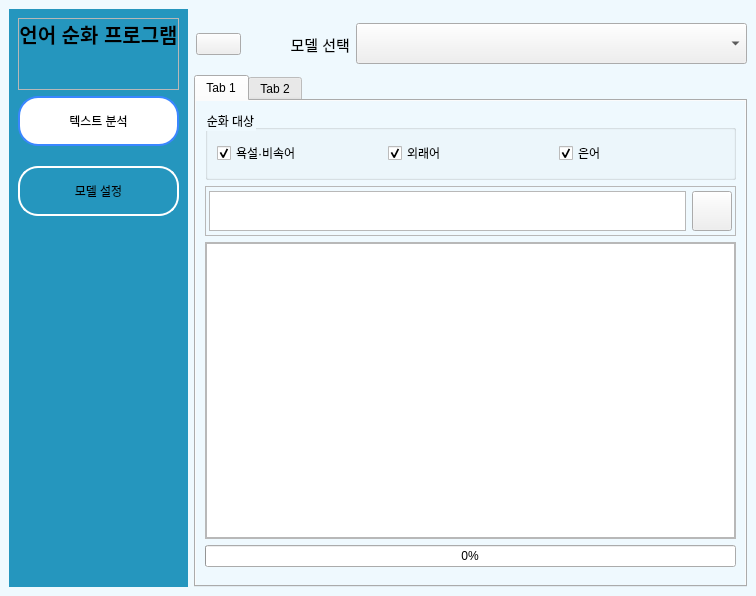
<?xml version="1.0" encoding="UTF-8"?>
<ui version="4.0">
 <class>MainWindow</class>
 <widget class="QMainWindow" name="MainWindow">
  <property name="geometry">
   <rect>
    <x>0</x>
    <y>0</y>
    <width>756</width>
    <height>596</height>
   </rect>
  </property>
  <property name="minimumSize">
   <size>
    <width>756</width>
    <height>596</height>
   </size>
  </property>
  <property name="windowTitle">
   <string>MainWindow</string>
  </property>
  <widget class="QWidget" name="centralwidget">
   <property name="styleSheet">
    <string notr="true">*{
	color:#000;
}
#leftMenu{
	background-color:#2596be;
}
#centralwidget{
	background-color:#eff9fe;
}
#modelListWidget{
	border : 2px solid #2596be;
}
#menuLabel, #modelLabel{
	font-size:15px;
}
#menuTitleLabel{
	font-size:20px;
	font-weight : bold;
}
#analysisBtn, #modelConfigBtn{
	background-color : transparent;
}
#tab,#tab_2{
	background-color : #eff9fe;
}</string>
   </property>
   <layout class="QHBoxLayout" name="horizontalLayout_6">
    <item>
     <widget class="QWidget" name="leftMenu" native="true">
      <layout class="QVBoxLayout" name="verticalLayout">
       <item>
        <widget class="QFrame" name="menuTitleFrame">
         <property name="frameShape">
          <enum>QFrame::StyledPanel</enum>
         </property>
         <property name="frameShadow">
          <enum>QFrame::Raised</enum>
         </property>
         <layout class="QVBoxLayout" name="verticalLayout_3">
          <property name="leftMargin">
           <number>0</number>
          </property>
          <property name="topMargin">
           <number>0</number>
          </property>
          <property name="rightMargin">
           <number>0</number>
          </property>
          <property name="bottomMargin">
           <number>40</number>
          </property>
          <item alignment="Qt::AlignTop">
           <widget class="QLabel" name="menuTitleLabel">
            <property name="text">
             <string>언어 순화 프로그램</string>
            </property>
            <property name="alignment">
             <set>Qt::AlignCenter</set>
            </property>
           </widget>
          </item>
         </layout>
        </widget>
       </item>
       <item>
        <widget class="QWidget" name="subMenuWidget" native="true">
         <layout class="QVBoxLayout" name="verticalLayout_4">
          <property name="spacing">
           <number>20</number>
          </property>
          <property name="leftMargin">
           <number>0</number>
          </property>
          <property name="topMargin">
           <number>0</number>
          </property>
          <property name="rightMargin">
           <number>0</number>
          </property>
          <property name="bottomMargin">
           <number>0</number>
          </property>
          <item>
           <widget class="QPushButton" name="analysisBtn">
            <property name="minimumSize">
             <size>
              <width>0</width>
              <height>50</height>
             </size>
            </property>
            <property name="styleSheet">
             <string notr="true">background-color: white;
border: 2px solid rgb(58, 134, 255);
border-radius: 20px;</string>
            </property>
            <property name="text">
             <string>텍스트 분석</string>
            </property>
            <property name="icon">
             <iconset resource="icons.qrc">
              <normaloff>:/whiteIcons/whiteIcons/message-square.svg</normaloff>:/whiteIcons/whiteIcons/message-square.svg</iconset>
            </property>
           </widget>
          </item>
          <item>
           <widget class="QPushButton" name="modelConfigBtn">
            <property name="minimumSize">
             <size>
              <width>0</width>
              <height>50</height>
             </size>
            </property>
            <property name="styleSheet">
             <string notr="true">background-color: #2596be;
border: 2px solid white;
border-radius: 20px;</string>
            </property>
            <property name="text">
             <string>모델 설정</string>
            </property>
            <property name="icon">
             <iconset resource="icons.qrc">
              <normaloff>:/whiteIcons/whiteIcons/settings.svg</normaloff>:/whiteIcons/whiteIcons/settings.svg</iconset>
            </property>
           </widget>
          </item>
         </layout>
        </widget>
       </item>
       <item>
        <spacer name="verticalSpacer">
         <property name="orientation">
          <enum>Qt::Vertical</enum>
         </property>
         <property name="sizeHint" stdset="0">
          <size>
           <width>20</width>
           <height>40</height>
          </size>
         </property>
        </spacer>
       </item>
      </layout>
     </widget>
    </item>
    <item>
     <widget class="QWidget" name="mainBody" native="true">
      <layout class="QGridLayout" name="gridLayout">
       <property name="leftMargin">
        <number>0</number>
       </property>
       <property name="topMargin">
        <number>0</number>
       </property>
       <property name="rightMargin">
        <number>0</number>
       </property>
       <property name="bottomMargin">
        <number>0</number>
       </property>
       <item row="0" column="0">
        <widget class="QWidget" name="headerFrame" native="true">
         <property name="minimumSize">
          <size>
           <width>0</width>
           <height>50</height>
          </size>
         </property>
         <property name="maximumSize">
          <size>
           <width>16777215</width>
           <height>60</height>
          </size>
         </property>
         <layout class="QHBoxLayout" name="horizontalLayout_2">
          <property name="leftMargin">
           <number>0</number>
          </property>
          <property name="topMargin">
           <number>0</number>
          </property>
          <property name="rightMargin">
           <number>0</number>
          </property>
          <property name="bottomMargin">
           <number>0</number>
          </property>
          <item>
           <widget class="QWidget" name="menuWidget" native="true">
            <property name="minimumSize">
             <size>
              <width>0</width>
              <height>70</height>
             </size>
            </property>
            <property name="maximumSize">
             <size>
              <width>50</width>
              <height>70</height>
             </size>
            </property>
            <layout class="QHBoxLayout" name="horizontalLayout_3">
             <property name="leftMargin">
              <number>0</number>
             </property>
             <property name="topMargin">
              <number>0</number>
             </property>
             <property name="rightMargin">
              <number>0</number>
             </property>
             <property name="bottomMargin">
              <number>0</number>
             </property>
             <item alignment="Qt::AlignVCenter">
              <widget class="QPushButton" name="menuBtn">
               <property name="maximumSize">
                <size>
                 <width>45</width>
                 <height>41</height>
                </size>
               </property>
               <property name="text">
                <string/>
               </property>
               <property name="icon">
                <iconset resource="icons.qrc">
                 <normaloff>:/blueIcons/blueIcons/align-justify.svg</normaloff>:/blueIcons/blueIcons/align-justify.svg</iconset>
               </property>
               <property name="iconSize">
                <size>
                 <width>32</width>
                 <height>32</height>
                </size>
               </property>
              </widget>
             </item>
            </layout>
           </widget>
          </item>
          <item>
           <widget class="QWidget" name="modelWidget" native="true">
            <property name="minimumSize">
             <size>
              <width>0</width>
              <height>70</height>
             </size>
            </property>
            <property name="maximumSize">
             <size>
              <width>16777215</width>
              <height>70</height>
             </size>
            </property>
            <layout class="QHBoxLayout" name="horizontalLayout_4">
             <property name="leftMargin">
              <number>0</number>
             </property>
             <property name="topMargin">
              <number>0</number>
             </property>
             <property name="rightMargin">
              <number>0</number>
             </property>
             <property name="bottomMargin">
              <number>0</number>
             </property>
             <item>
              <widget class="QLabel" name="modelLabel">
               <property name="maximumSize">
                <size>
                 <width>100</width>
                 <height>16777215</height>
                </size>
               </property>
               <property name="layoutDirection">
                <enum>Qt::LeftToRight</enum>
               </property>
               <property name="text">
                <string>모델 선택</string>
               </property>
               <property name="alignment">
                <set>Qt::AlignRight|Qt::AlignTrailing|Qt::AlignVCenter</set>
               </property>
              </widget>
             </item>
             <item>
              <widget class="QComboBox" name="modelComboBox">
               <property name="minimumSize">
                <size>
                 <width>0</width>
                 <height>41</height>
                </size>
               </property>
              </widget>
             </item>
            </layout>
           </widget>
          </item>
         </layout>
        </widget>
       </item>
       <item row="1" column="0">
        <widget class="QTabWidget" name="tabWidget">
         <property name="enabled">
          <bool>true</bool>
         </property>
         <property name="currentIndex">
          <number>0</number>
         </property>
         <property name="usesScrollButtons">
          <bool>true</bool>
         </property>
         <property name="tabsClosable">
          <bool>false</bool>
         </property>
         <property name="tabBarAutoHide">
          <bool>false</bool>
         </property>
         <widget class="QWidget" name="tab">
          <attribute name="title">
           <string>Tab 1</string>
          </attribute>
          <layout class="QVBoxLayout" name="verticalLayout_5">
           <property name="leftMargin">
            <number>0</number>
           </property>
           <property name="topMargin">
            <number>0</number>
           </property>
           <property name="rightMargin">
            <number>0</number>
           </property>
           <item>
            <widget class="QWidget" name="mainFrame" native="true">
             <layout class="QVBoxLayout" name="verticalLayout_2">
              <item>
               <widget class="QGroupBox" name="checkFrame">
                <property name="minimumSize">
                 <size>
                  <width>0</width>
                  <height>70</height>
                 </size>
                </property>
                <property name="layoutDirection">
                 <enum>Qt::LeftToRight</enum>
                </property>
                <property name="title">
                 <string>순화 대상</string>
                </property>
                <property name="alignment">
                 <set>Qt::AlignLeading|Qt::AlignLeft|Qt::AlignVCenter</set>
                </property>
                <layout class="QHBoxLayout" name="horizontalLayout">
                 <item>
                  <widget class="QCheckBox" name="checkBox_1">
                   <property name="layoutDirection">
                    <enum>Qt::LeftToRight</enum>
                   </property>
                   <property name="text">
                    <string>욕설·비속어</string>
                   </property>
                   <property name="checked">
                    <bool>true</bool>
                   </property>
                  </widget>
                 </item>
                 <item>
                  <widget class="QCheckBox" name="checkBox_2">
                   <property name="text">
                    <string>외래어</string>
                   </property>
                   <property name="checked">
                    <bool>true</bool>
                   </property>
                  </widget>
                 </item>
                 <item>
                  <widget class="QCheckBox" name="checkBox_3">
                   <property name="text">
                    <string>은어</string>
                   </property>
                   <property name="checked">
                    <bool>true</bool>
                   </property>
                  </widget>
                 </item>
                </layout>
               </widget>
              </item>
              <item>
               <widget class="QFrame" name="questionFrame">
                <property name="minimumSize">
                 <size>
                  <width>0</width>
                  <height>30</height>
                 </size>
                </property>
                <property name="maximumSize">
                 <size>
                  <width>16777215</width>
                  <height>50</height>
                 </size>
                </property>
                <property name="frameShape">
                 <enum>QFrame::StyledPanel</enum>
                </property>
                <property name="frameShadow">
                 <enum>QFrame::Raised</enum>
                </property>
                <layout class="QHBoxLayout" name="horizontalLayout_5">
                 <property name="leftMargin">
                  <number>3</number>
                 </property>
                 <property name="topMargin">
                  <number>3</number>
                 </property>
                 <property name="rightMargin">
                  <number>3</number>
                 </property>
                 <property name="bottomMargin">
                  <number>3</number>
                 </property>
                 <item>
                  <widget class="QTextEdit" name="quesionTextEdit">
                   <property name="minimumSize">
                    <size>
                     <width>0</width>
                     <height>40</height>
                    </size>
                   </property>
                   <property name="maximumSize">
                    <size>
                     <width>16777215</width>
                     <height>40</height>
                    </size>
                   </property>
                  </widget>
                 </item>
                 <item>
                  <widget class="QPushButton" name="submitBtn">
                   <property name="minimumSize">
                    <size>
                     <width>0</width>
                     <height>40</height>
                    </size>
                   </property>
                   <property name="maximumSize">
                    <size>
                     <width>16777215</width>
                     <height>40</height>
                    </size>
                   </property>
                   <property name="text">
                    <string/>
                   </property>
                   <property name="icon">
                    <iconset resource="icons.qrc">
                     <normaloff>:/blueIcons/blueIcons/navigation.svg</normaloff>:/blueIcons/blueIcons/navigation.svg</iconset>
                   </property>
                   <property name="iconSize">
                    <size>
                     <width>32</width>
                     <height>32</height>
                    </size>
                   </property>
                  </widget>
                 </item>
                </layout>
               </widget>
              </item>
              <item>
               <widget class="QFrame" name="answerFrame">
                <property name="frameShape">
                 <enum>QFrame::StyledPanel</enum>
                </property>
                <property name="frameShadow">
                 <enum>QFrame::Raised</enum>
                </property>
                <layout class="QGridLayout" name="gridLayout_3">
                 <property name="leftMargin">
                  <number>0</number>
                 </property>
                 <property name="topMargin">
                  <number>0</number>
                 </property>
                 <property name="rightMargin">
                  <number>0</number>
                 </property>
                 <property name="bottomMargin">
                  <number>0</number>
                 </property>
                 <item row="0" column="0">
                  <widget class="QPlainTextEdit" name="plainTextEdit">
                   <property name="readOnly">
                    <bool>true</bool>
                   </property>
                  </widget>
                 </item>
                </layout>
               </widget>
              </item>
              <item>
               <widget class="QProgressBar" name="progressBar">
                <property name="styleSheet">
                 <string notr="true">text-align : center;</string>
                </property>
                <property name="value">
                 <number>0</number>
                </property>
               </widget>
              </item>
             </layout>
            </widget>
           </item>
          </layout>
         </widget>
         <widget class="QWidget" name="tab_2">
          <attribute name="title">
           <string>Tab 2</string>
          </attribute>
         </widget>
        </widget>
       </item>
      </layout>
     </widget>
    </item>
   </layout>
  </widget>
 </widget>
 <resources>
  <include location="icons.qrc"/>
 </resources>
 <connections/>
</ui>
